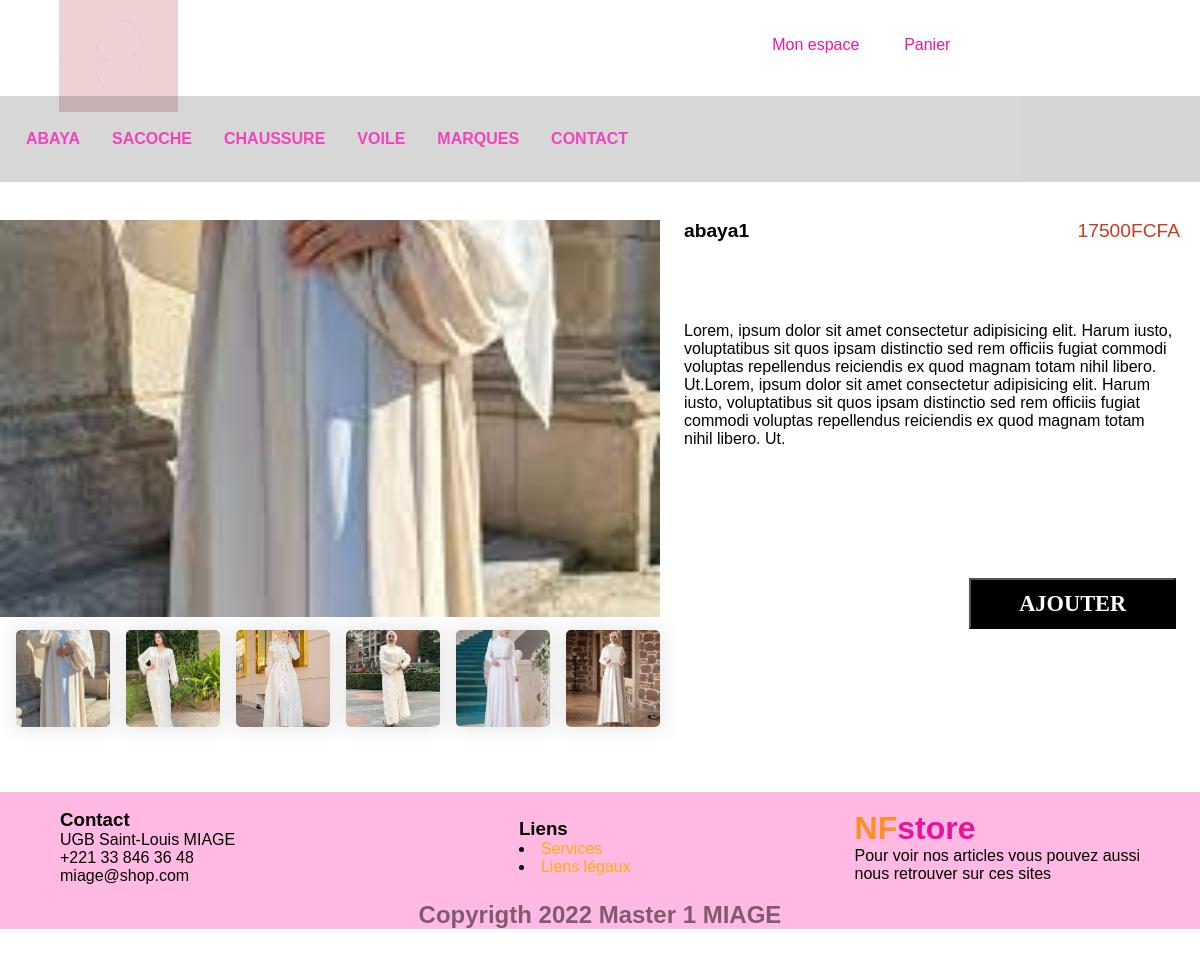
Page /detail.php?idProduit=1 on the committed database.
### tables this page shows
CREATE TABLE IF NOT EXISTS `produits` (
  `idProduit` int(11) NOT NULL AUTO_INCREMENT,
  `nomProduit` varchar(255) NOT NULL,
  `descriptionProduit` text NOT NULL,
  `prix` int(11) NOT NULL,
  `imageProduit` varchar(255) NOT NULL,
  `idCategorie` int(11) NOT NULL,
  `marque` varchar(255) NOT NULL,
  PRIMARY KEY (`idProduit`)
);

### detail.php (the view, shortened to what this page needs)
<!DOCTYPE html>
<html lang="en">
<head>
    <link rel="stylesheet" href="css/res.css">
    <link rel="stylesheet" href="css/detail.css" />
</head>
<body>
<div class="header">
        <div class="top-head">
            <div class="logo"> <a href="index.php"><img src="image/Logo1.gif" alt=""></a></div>
           <div class="panier">
            <div class="pa1"><a href="#"> Mon espace </a><i class="fa-solid fa-user"></i></div>
             <div class="pa2"><a href="#"> Panier </a><i class='fas fa-cart-plus'></i></div>
           </div>
        </div>
        <div class="navebar" id="Topnav">
        <?php  $idA=1;
               $idB=2;
               $idC=3;
               $idD=4;
               ?>
            <a href="list.php?idCategorie=<?php echo $idA; ?>">ABAYA</a>
            <a href="list.php?idCategorie=<?php echo $idB; ?>">sacoche</a>
            <a href="list.php?idCategorie=<?php echo $idC; ?>">chaussure</a>
            <a href="list.php?idCategorie=<?php echo $idD; ?>">voile</a>
            <div class="dropdown">
              <button class="dropbtn">Marques
              </button>
            </div>
            <a href="list.html">Contact</a>
          </div>
        </div>
    <main>
        <?php include("connexion.php");
                $con=OuvrirBD();
                $id= $_GET['idProduit'];
                $requete="select nomProduit,descriptionProduit,prix,imageProduit from produits where idProduit='$id'";
                $resultat = $con->query($requete);
                if(!$resultat){
                    echo("impossible d'executer la requete");
                    exit;
                }
                else{
                    while($ligne = $resultat->fetch()){
                        $nom=$ligne['nomProduit'];
                        $descrip=$ligne['descriptionProduit'];
                        $prix_im=$ligne['prix'];
                        $im=explode(" ",$ligne['imageProduit']);?>
<?php
                        }
                    }?>
    <div class="sidebar" id="side">
        <div class="valeur">
            <div class="nom">
                <p id="idnom"><?php echo($nom);?></p>
            </div>
            <div class="prix">
                <p> <span id="idprix"><?php echo($prix_im);?></span>FCFA</p>
            </div>
        </div>
        <div class="description">
            <p id="idescription">
                <?php echo($descrip);?>
            </p>
        </div>
        <div class="env">
            <a href="formulaire.php"><button type="submit" class="btn_detail">AJOUTER</button></a>
        </div>
    </div>
    <div class="contente" id="cont">
        <div class="img_art">
            <img id="image_g" src="image/<?php echo($im[0]);?>">
        </div>
        <div class="div_img">
               <div class="imdiv">
                    <img  id="im1" src="image/<?php echo($im[0]);?>">
                </div>
                <div class="imdiv">
                    <img  id="im2" src="image/<?php echo($im[1]);?>">
                </div>
                <div class="imdiv">
                    <img id="im3" src="image/<?php echo($im[2]);?>">
                </div>
                <div class="imdiv">
                    <img  id="im4" src="image/<?php echo($im[3]);?>">
                </div>
                <div class="imdiv">
                    <img  id="im5"  src="image/<?php echo($im[4]);?>">
                </div>
                <div class="imdiv">
                    <img  id="im6"  src="image/<?php echo($im[5]);?>">
                </div>
            </div>
        </div>
    </main>
    <div class="footer">
      <div class="foot-top">
        <div class="footer-box ">
            <h3>Contact</h3>
            <span> <i class='fas fa-burn'></i>UGB Saint-Louis MIAGE</span> <br>
            <span > <i class='fas fa-phone-alt'></i>+221 33 846 36 48</span> <br>
            <span ><i class="fa fa-envelope"></i>miage@shop.com</span>
        </div>
        <div class="footer-box">
            <h3>Liens</h3>
            <li><a href="#">Services</a></li>
            <li><a href="#">Liens légaux</a></li>
        </div>
        <div class="footer_box log"> <br>
            <p class="logofooter"> <span>NF</span>store</p>
            <p>Pour voir nos articles vous pouvez aussi <br>  nous retrouver sur ces sites</p>
          <br>
        </div>
     </div>
        <h2>Copyrigth 2022 Master 1 MIAGE</h2>
    </div>
</body>
</html>

### css/res.css (style rules this page uses)
* { margin: 0px; padding: 0px; box-sizing: border-box; font-family: 'poppins', sans-serif; scroll-behavior: smooth; }
.header { width: 100%; height: 45em; }
.header .top-head { width: 99%; height: 7em; position: fixed; z-index: 1; display: flex; }
.header .top-head .logo { width: 10%; height: 7em; position: relative; margin-left: 5%; }
.header .top-head .logo a { text-decoration: none; }
.header .top-head .logo a img { width: 100%; height: 7em; }
.header .top-head .panier { width: 15%; float: right; position: relative; margin-top: 3%; margin-left: 50%; color: rgb(240, 21, 171); justify-content: space-between; display: flex; }
.panier a { text-decoration: none; color: rgb(240, 21, 171); }
.navebar { width: 100%; margin-top: 8%; background-color:rgba(0,0,0,.2); opacity: 0.8; position: fixed; left: 0; padding: 20px 10px; transition: .5s ease-out; z-index: 2; }
.navebar a { float: left; display: block; color:rgb(240, 21, 171); text-align: center; padding: 14px 16px; text-decoration: none; font-size:1rem; font-weight: 900; text-transform: uppercase; }
.dropdown { float: left; overflow: hidden; }
.dropdown .dropbtn { font-size: 17px; border: none; outline: none; color:rgb(240, 21, 171); padding: 14px 16px; background-color: inherit; font-family: inherit; margin: 0; font-weight: 900; font-size: 1rem; text-transform: uppercase; }
img { width: 100%; height: 100%; position: relative; object-fit: cover; object-position: center; }
.footer { width: 100%; background-color: rgb(255, 185, 226); margin-top: 5%; }
.footer h2 { text-align: center; color: black; opacity: 0.5; margin-bottom:10%; }
.foot-top { display: flex; align-items: center; justify-content: space-between; }
.footer-box { margin-left: 5%; }
.footer-box a { font-size: 1rem; text-decoration: none; color: rgb(250, 177, 7); }
.log { margin-right: 5%; }
.logofooter { color: rgb(237, 17, 153); font-weight: bold; font-size: 2em ; text-decoration: none; }
.logofooter span { color: #fb911f; }

### css/detail.css (style rules this page uses)
div { border: 0px solid black; }
main { width:100%; height:32em; margin-top:5%; }
.contente { width:55%; height:100%; position: relative; float: left; }
.imdiv img { width: 100%; height: 100%; transition: transform 400ms; border-radius: 5px; }
.div_img .imdiv { margin-left:2.4%; box-shadow: 0 0 20px 2px rgba(0 ,0 ,0 ,.1); width: 17%; height:95%; transition: 1s; }
.div_img { display: flex; width:100%; height:20%; }
.img_art { width:100%; height:80%; }
.img_art img { width:100%; height:97%; }
.sidebar { width:41%; height: 100%; float: right; margin-right: 2%; }
.valeur { display: flex; width:100%; height:20%; }
.valeur p { font-size: 120%; }
.nom { width:80%; height:100%; }
.nom p { font-family: Arial, Helvetica, sans-serif !important; font-weight: bold; }
.prix { width:20%; height:100%; }
.prix p { color:rgb(203, 57, 31) }
.description { width:100%; height:50%; }
.env { width:100%; height:30%; }
.header { height: 10em !important; }
.footer { clear: both !important; }
.btn_detail { position: relative; float:right; font-weight: bold; width:42%; height:33%; font-size: 140%; font-family: 'Times New Roman', Times, serif; color: white; background-color: black; }

### rows in the picture
produits: nomProduit "abaya1", prix "17500", descriptionProduit "Lorem, ipsum dolor sit amet consectetur adipisicing elit. Harum iusto, voluptatibus sit quos ipsam distinctio sed rem officiis fugiat commodi voluptas repellendus reiciendis ex quod magnam totam nihil libero. Ut.Lorem, ipsum dolor sit amet consectetur adipisicing elit. Harum iusto, voluptatibus sit quos ipsam distinctio sed rem officiis fugiat commodi voluptas repellendus reiciendis ex quod magnam totam nihil libero. Ut."
